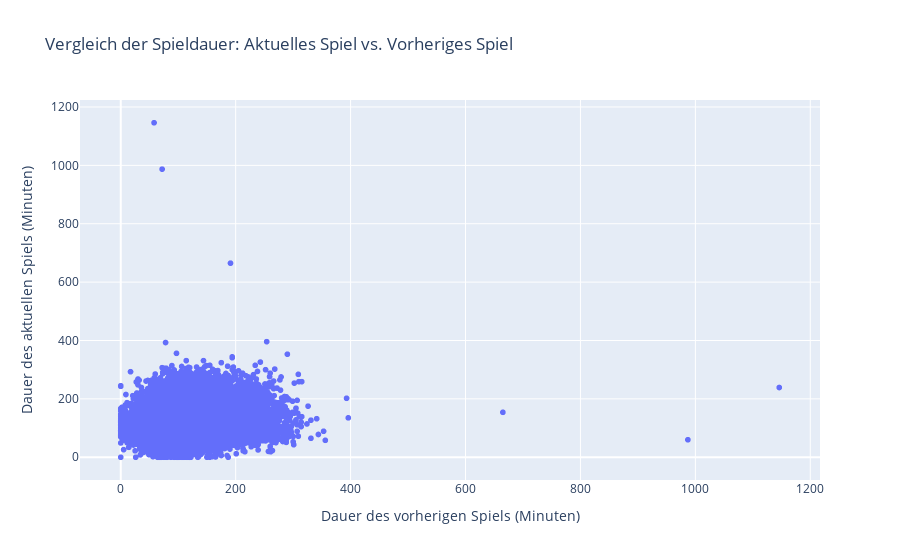

The code cell stored with this chart in its notebook:
### Markdown cell above
Die durchschnittliche Wahrscheinlichkeit, dass ein Spieler ein Spiel gewinnt, nachdem das vorherige Spiel länger gedauert hat, beträgt ungefähr 50.30%. Diese Zahl liegt sehr nahe bei 50%, was darauf hindeutet, dass es keine starke Tendenz gibt, die darauf schließen lässt, dass Spieler weniger wahrscheinlich gewinnen, wenn ihr vorheriges Spiel länger gedauert hat. Darüber hinaus ist die Standardabweichung dieser Wahrscheinlichkeit mit rund 50% sehr hoch, was auf eine erhebliche Variabilität in den Daten hinweist.

### Code cell
# Erstellung eines Streudiagramms mit Plotly
fig = px.scatter(filtered_data, 
                 x='prev_match_duration', 
                 y='minutes', 
                 title='Vergleich der Spieldauer: Aktuelles Spiel vs. Vorheriges Spiel',
                 labels={'prev_match_duration': 'Dauer des vorherigen Spiels (Minuten)', 
                         'minutes': 'Dauer des aktuellen Spiels (Minuten)'})

# Anzeige des Diagramms
fig.show()

### Figure 1 — Plotly figure (JSON) as saved in the notebook; plotly's stock layout.template omitted (floating-point values rounded to 4 significant figures; data arrays with more than 128 entries replaced by an {"elided": "..."} marker saying what was removed)
{"data": [{"hovertemplate": "Dauer des vorherigen Spiels (Minuten)=%{x}<br>Dauer des aktuellen Spiels (Minuten)=%{y}<extra></extra>", "legendgroup": "", "marker": {"color": "#636efa", "symbol": "circle"}, "mode": "markers", "name": "", "showlegend": false, "type": "scattergl", "x": {"elided": "83311 int values"}, "xaxis": "x", "y": {"elided": "83311 int values"}, "yaxis": "y"}], "layout": {"legend": {"tracegroupgap": 0}, "title": {"text": "Vergleich der Spieldauer: Aktuelles Spiel vs. Vorheriges Spiel"}, "xaxis": {"anchor": "y", "domain": [0, 1], "title": {"text": "Dauer des vorherigen Spiels (Minuten)"}}, "yaxis": {"anchor": "x", "domain": [0, 1], "title": {"text": "Dauer des aktuellen Spiels (Minuten)"}}}}
